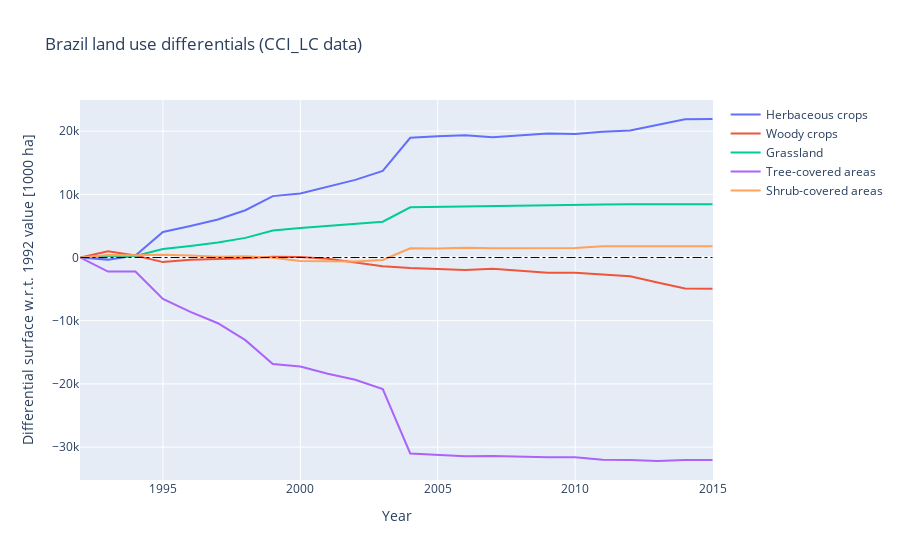
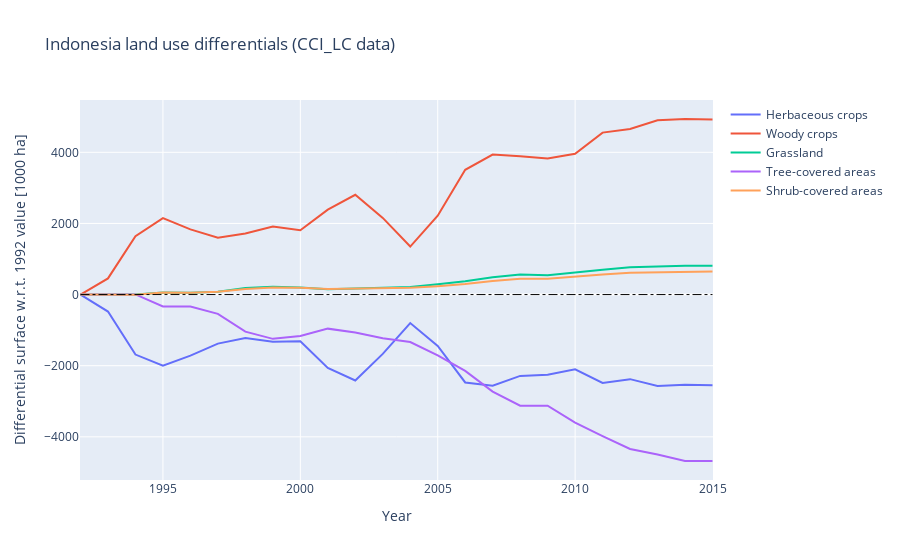

Notebook cell for these charts, in order:
### Code cell
plot_land_type_differentials_plotly('Brazil', 'CCI_LC')
plot_land_type_differentials_plotly('Indonesia', 'CCI_LC')
